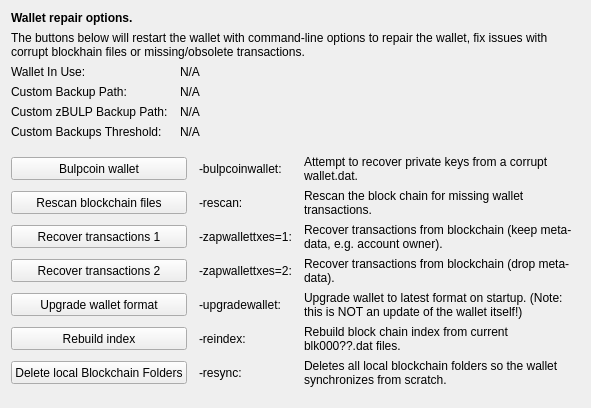
     <widget class="QWidget" name="tab_repair">
      <attribute name="title">
       <string>&amp;Wallet Repair</string>
      </attribute>
      <layout class="QGridLayout" name="gridLayout_4" columnstretch="0,0,0,0">
       <property name="horizontalSpacing">
        <number>12</number>
       </property>
       <item row="0" column="0" colspan="4">
        <widget class="QLabel" name="label_repair_header">
         <property name="font">
          <font>
           <weight>75</weight>
           <bold>true</bold>
          </font>
         </property>
         <property name="text">
          <string>Wallet repair options.</string>
         </property>
        </widget>
       </item>
       <item row="1" column="0" colspan="4">
        <widget class="QLabel" name="label_repair_helptext">
         <property name="font">
          <font>
           <weight>50</weight>
           <bold>false</bold>
          </font>
         </property>
         <property name="text">
          <string>The buttons below will restart the wallet with command-line options to repair the wallet, fix issues with corrupt blockhain files or missing/obsolete transactions.</string>
         </property>
         <property name="wordWrap">
          <bool>true</bool>
         </property>
        </widget>
       </item>
       <item row="2" column="0">
        <widget class="QLabel" name="wallet_path_label">
         <property name="text">
          <string>Wallet In Use:</string>
         </property>
        </widget>
       </item>
       <item row="2" column="1" colspan="3">
        <widget class="QLabel" name="wallet_path">
         <property name="cursor">
          <cursorShape>IBeamCursor</cursorShape>
         </property>
         <property name="text">
          <string>N/A</string>
         </property>
         <property name="textFormat">
          <enum>Qt::PlainText</enum>
         </property>
         <property name="textInteractionFlags">
          <set>Qt::LinksAccessibleByMouse|Qt::TextSelectableByKeyboard|Qt::TextSelectableByMouse</set>
         </property>
        </widget>
       </item>
       <item row="3" column="0">
        <widget class="QLabel" name="wallet_custombackuppath_label">
         <property name="text">
          <string>Custom Backup Path:</string>
         </property>
         <property name="visible">
          <bool>false</bool>
         </property>
        </widget>
       </item>
       <item row="3" column="1" colspan="3">
        <widget class="QLabel" name="wallet_custombackuppath">
         <property name="cursor">
          <cursorShape>IBeamCursor</cursorShape>
         </property>
         <property name="text">
          <string>N/A</string>
         </property>
         <property name="textFormat">
          <enum>Qt::PlainText</enum>
         </property>
         <property name="textInteractionFlags">
          <set>Qt::LinksAccessibleByMouse|Qt::TextSelectableByKeyboard|Qt::TextSelectableByMouse</set>
         </property>
         <property name="visible">
          <bool>false</bool>
         </property>
        </widget>
       </item>
       <item row="4" column="0">
        <widget class="QLabel" name="wallet_customzbulpbackuppath_label">
         <property name="text">
          <string>Custom zBULP Backup Path:</string>
         </property>
         <property name="visible">
          <bool>false</bool>
         </property>
        </widget>
       </item>
       <item row="4" column="1" colspan="3">
        <widget class="QLabel" name="wallet_customzbulpbackuppath">
         <property name="cursor">
          <cursorShape>IBeamCursor</cursorShape>
         </property>
         <property name="text">
          <string>N/A</string>
         </property>
         <property name="textFormat">
          <enum>Qt::PlainText</enum>
         </property>
         <property name="textInteractionFlags">
          <set>Qt::LinksAccessibleByMouse|Qt::TextSelectableByKeyboard|Qt::TextSelectableByMouse</set>
         </property>
         <property name="visible">
          <bool>false</bool>
         </property>
        </widget>
       </item>
       <item row="5" column="0">
        <widget class="QLabel" name="wallet_custombackupthreshold_label">
         <property name="text">
          <string>Custom Backups Threshold:</string>
         </property>
         <property name="visible">
          <bool>false</bool>
         </property>
        </widget>
       </item>
       <item row="5" column="1" colspan="3">
        <widget class="QLabel" name="wallet_custombackupthreshold">
         <property name="cursor">
          <cursorShape>IBeamCursor</cursorShape>
         </property>
         <property name="text">
          <string>N/A</string>
         </property>
         <property name="textFormat">
          <enum>Qt::PlainText</enum>
         </property>
         <property name="textInteractionFlags">
          <set>Qt::LinksAccessibleByMouse|Qt::TextSelectableByKeyboard|Qt::TextSelectableByMouse</set>
         </property>
         <property name="visible">
          <bool>false</bool>
         </property>
        </widget>
       </item>
       <item row="6" column="0">
        <spacer name="verticalSpacer_repair1">
         <property name="orientation">
          <enum>Qt::Vertical</enum>
         </property>
         <property name="sizeHint" stdset="0">
          <size>
           <width>10</width>
           <height>10</height>
          </size>
         </property>
        </spacer>
       </item>
       <item row="7" column="0" colspan="2">
        <widget class="QPushButton" name="btn_bulpcoinwallet">
         <property name="minimumSize">
          <size>
           <width>100</width>
           <height>23</height>
          </size>
         </property>
         <property name="text">
          <string>Bulpcoin wallet</string>
         </property>
        </widget>
       </item>
       <item row="7" column="2">
        <widget class="QLabel" name="label_repair_bulpcoin_command">
         <property name="text">
          <string notr="true">-bulpcoinwallet:</string>
         </property>
        </widget>
       </item>
       <item row="7" column="3">
        <widget class="QLabel" name="label_repair_bulpcoin">
         <property name="text">
          <string>Attempt to recover private keys from a corrupt wallet.dat.</string>
         </property>
         <property name="wordWrap">
          <bool>true</bool>
         </property>
        </widget>
       </item>
       <item row="8" column="0" colspan="2">
        <widget class="QPushButton" name="btn_rescan">
         <property name="minimumSize">
          <size>
           <width>100</width>
           <height>23</height>
          </size>
         </property>
         <property name="text">
          <string>Rescan blockchain files</string>
         </property>
        </widget>
       </item>
       <item row="8" column="2">
        <widget class="QLabel" name="label_repair_rescan_command">
         <property name="text">
          <string notr="true">-rescan:</string>
         </property>
        </widget>
       </item>
       <item row="8" column="3">
        <widget class="QLabel" name="label_repair_rescan">
         <property name="text">
          <string>Rescan the block chain for missing wallet transactions.</string>
         </property>
         <property name="wordWrap">
          <bool>true</bool>
         </property>
        </widget>
       </item>
       <item row="9" column="0" colspan="2">
        <widget class="QPushButton" name="btn_zapwallettxes1">
         <property name="minimumSize">
          <size>
           <width>100</width>
           <height>23</height>
          </size>
         </property>
         <property name="text">
          <string>Recover transactions 1</string>
         </property>
        </widget>
       </item>
       <item row="9" column="2">
        <widget class="QLabel" name="label_repair_zap1_command">
         <property name="text">
          <string notr="true">-zapwallettxes=1:</string>
         </property>
        </widget>
       </item>
       <item row="9" column="3">
        <widget class="QLabel" name="label_repair_zap1">
         <property name="text">
          <string>Recover transactions from blockchain (keep meta-data, e.g. account owner).</string>
         </property>
         <property name="wordWrap">
          <bool>true</bool>
         </property>
        </widget>
       </item>
       <item row="10" column="0" colspan="2">
        <widget class="QPushButton" name="btn_zapwallettxes2">
         <property name="minimumSize">
          <size>
           <width>100</width>
           <height>23</height>
          </size>
         </property>
         <property name="text">
          <string>Recover transactions 2</string>
         </property>
        </widget>
       </item>
       <item row="10" column="2">
        <widget class="QLabel" name="label_repair_zap2_command">
         <property name="text">
          <string notr="true">-zapwallettxes=2:</string>
         </property>
        </widget>
       </item>
       <item row="10" column="3">
        <widget class="QLabel" name="label_repair_zap2">
         <property name="text">
          <string>Recover transactions from blockchain (drop meta-data).</string>
         </property>
         <property name="wordWrap">
          <bool>true</bool>
         </property>
        </widget>
       </item>
       <item row="11" column="0" colspan="2">
        <widget class="QPushButton" name="btn_upgradewallet">
         <property name="minimumSize">
          <size>
           <width>100</width>
           <height>23</height>
          </size>
         </property>
         <property name="text">
          <string>Upgrade wallet format</string>
         </property>
        </widget>
       </item>
       <item row="11" column="2">
        <widget class="QLabel" name="label_repair_upgrade_command">
         <property name="text">
          <string notr="true">-upgradewallet:</string>
         </property>
        </widget>
       </item>
       <item row="11" column="3">
        <widget class="QLabel" name="label_repair_upgrade">
         <property name="text">
          <string>Upgrade wallet to latest format on startup. (Note: this is NOT an update of the wallet itself!)</string>
         </property>
         <property name="wordWrap">
          <bool>true</bool>
         </property>
        </widget>
       </item>
       <item row="12" column="0" colspan="2">
        <widget class="QPushButton" name="btn_reindex">
         <property name="minimumSize">
          <size>
           <width>100</width>
           <height>23</height>
          </size>
         </property>
         <property name="text">
          <string>Rebuild index</string>
         </property>
        </widget>
       </item>
       <item row="12" column="2">
        <widget class="QLabel" name="label_repair_reindex_command">
         <property name="text">
          <string notr="true">-reindex:</string>
         </property>
        </widget>
       </item>
       <item row="12" column="3">
        <widget class="QLabel" name="label_repair_reindex">
         <property name="text">
          <string>Rebuild block chain index from current blk000??.dat files.</string>
         </property>
         <property name="wordWrap">
          <bool>true</bool>
         </property>
        </widget>
       </item>
       <item row="13" column="0" colspan="2">
        <widget class="QPushButton" name="btn_resync">
         <property name="minimumSize">
          <size>
           <width>100</width>
           <height>23</height>
          </size>
         </property>
         <property name="text">
          <string>Delete local Blockchain Folders</string>
         </property>
        </widget>
       </item>
       <item row="13" column="2">
        <widget class="QLabel" name="label_repair_resync_command">
         <property name="text">
          <string>-resync:</string>
         </property>
        </widget>
       </item>
       <item row="13" column="3">
        <widget class="QLabel" name="label_repair_resync">
         <property name="text">
          <string>Deletes all local blockchain folders so the wallet synchronizes from scratch.</string>
         </property>
         <property name="wordWrap">
          <bool>true</bool>
         </property>
        </widget>
       </item>
       <item row="14" column="0">
        <spacer name="verticalSpacer_repair2">
         <property name="orientation">
          <enum>Qt::Vertical</enum>
         </property>
         <property name="sizeHint" stdset="0">
          <size>
           <width>20</width>
           <height>10</height>
          </size>
         </property>
        </spacer>
       </item>
      </layout>
     </widget>
